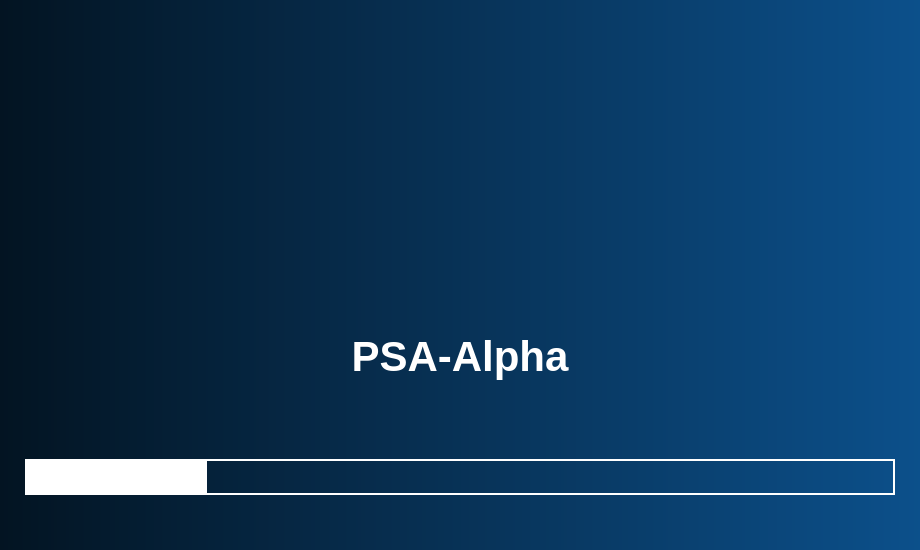
<?xml version="1.0" encoding="UTF-8"?>
<ui version="4.0">
 <class>splash_dialog_window</class>
 <widget class="QDialog" name="splash_dialog_window">
  <property name="geometry">
   <rect>
    <x>0</x>
    <y>0</y>
    <width>920</width>
    <height>550</height>
   </rect>
  </property>
  <property name="sizePolicy">
   <sizepolicy hsizetype="Fixed" vsizetype="Preferred">
    <horstretch>0</horstretch>
    <verstretch>0</verstretch>
   </sizepolicy>
  </property>
  <property name="minimumSize">
   <size>
    <width>920</width>
    <height>550</height>
   </size>
  </property>
  <property name="maximumSize">
   <size>
    <width>920</width>
    <height>550</height>
   </size>
  </property>
  <property name="windowTitle">
   <string>PSA Lodaing</string>
  </property>
  <property name="accessibleName">
   <string/>
  </property>
  <property name="styleSheet">
   <string notr="true">*{
	
	font: auto &quot;Arial&quot;;
	font-size: 14px;
font-weight:bold;

}

QLabel{


}


#splash_dialog_window{
	background-color: qlineargradient(spread:pad, x1:0, y1:0, x2:1, y2:0, stop:0 rgba(3, 20, 34, 255), stop:1 rgba(12, 80, 139, 255));
}



QPushButton{
	border: none;
	min-height: 40px;
	border-radius: 5px;

	
}
/*
QPushButton:hover{

	background-color:rgb(22, 38, 76);

}

QPushButton:disabled{
	color: #808080;
	background-color:rgb(210, 210, 210);

}
*/

/*********************************************/
QLabel{
	color: #ffffff;
}


/*********************************************/


/*******************************************/
QLineEdit
{
	border:2px solid rgb(6, 76, 130);
    border-radius: 3px;
    padding: 1px 18px 1px 8px;
    min-width: 6em;
	min-height: 35px;
	font-size: 16px;
}



/*******************************************/


QGroupBox{
	font-weight: bold;
}

QLineEdit:hover{
	border: 1px solid black;
	background: #e4f0fa;
}

QLineEdit:focus {
	color: rgb(6, 76, 130);
	background: #ffffff;
	selection-background-color: rgb(255, 204, 75);
}

QSpinBox:hover{
	background: #e4f0fa;
}


</string>
  </property>
  <layout class="QVBoxLayout" name="verticalLayout">
   <property name="spacing">
    <number>0</number>
   </property>
   <property name="leftMargin">
    <number>0</number>
   </property>
   <property name="topMargin">
    <number>0</number>
   </property>
   <property name="rightMargin">
    <number>0</number>
   </property>
   <property name="bottomMargin">
    <number>0</number>
   </property>
   <item alignment="Qt::AlignHCenter">
    <widget class="QLabel" name="label">
     <property name="maximumSize">
      <size>
       <width>650</width>
       <height>250</height>
      </size>
     </property>
     <property name="text">
      <string/>
     </property>
     <property name="pixmap">
      <pixmap resource="Assets/Assets.qrc">:/assets/images/dorsa.png</pixmap>
     </property>
     <property name="scaledContents">
      <bool>true</bool>
     </property>
     <property name="alignment">
      <set>Qt::AlignCenter</set>
     </property>
    </widget>
   </item>
   <item alignment="Qt::AlignHCenter">
    <widget class="QLabel" name="label_2">
     <property name="maximumSize">
      <size>
       <width>650</width>
       <height>100</height>
      </size>
     </property>
     <property name="font">
      <font>
       <family>Arial</family>
       <pointsize>-1</pointsize>
       <weight>75</weight>
       <italic>false</italic>
       <bold>true</bold>
      </font>
     </property>
     <property name="styleSheet">
      <string notr="true">font-size: 42px;</string>
     </property>
     <property name="text">
      <string>PSA-Alpha</string>
     </property>
     <property name="scaledContents">
      <bool>true</bool>
     </property>
     <property name="alignment">
      <set>Qt::AlignCenter</set>
     </property>
    </widget>
   </item>
   <item>
    <layout class="QHBoxLayout" name="horizontalLayout">
     <property name="leftMargin">
      <number>25</number>
     </property>
     <property name="topMargin">
      <number>25</number>
     </property>
     <property name="rightMargin">
      <number>25</number>
     </property>
     <property name="bottomMargin">
      <number>25</number>
     </property>
     <item>
      <widget class="QProgressBar" name="progress_bar">
       <property name="styleSheet">
        <string notr="true">QProgressBar {
    border: solid;
	border-width: 2px;
    border-color: #ffffff;
	background-color:rgba(60, 60, 60,0);
	color:#ffffff;
	font-weight: bold;
	font-size: 20px;
	height: 32;
}

QProgressBar::chunk {
    background-color: qlineargradient(spread:pad, x1:0, y1:0, x2:1, y2:1, stop:0 rgba(255, 255, 255, 255), stop:100 rgba(225, 225, 225, 255));
    width: 20px;


}
</string>
       </property>
       <property name="value">
        <number>20</number>
       </property>
       <property name="textVisible">
        <bool>false</bool>
       </property>
      </widget>
     </item>
    </layout>
   </item>
  </layout>
 </widget>
 <resources>
  <include location="Assets/Assets.qrc"/>
  <include location="../../../.designer/backup/Assets/Assets.qrc"/>
 </resources>
 <connections/>
</ui>
